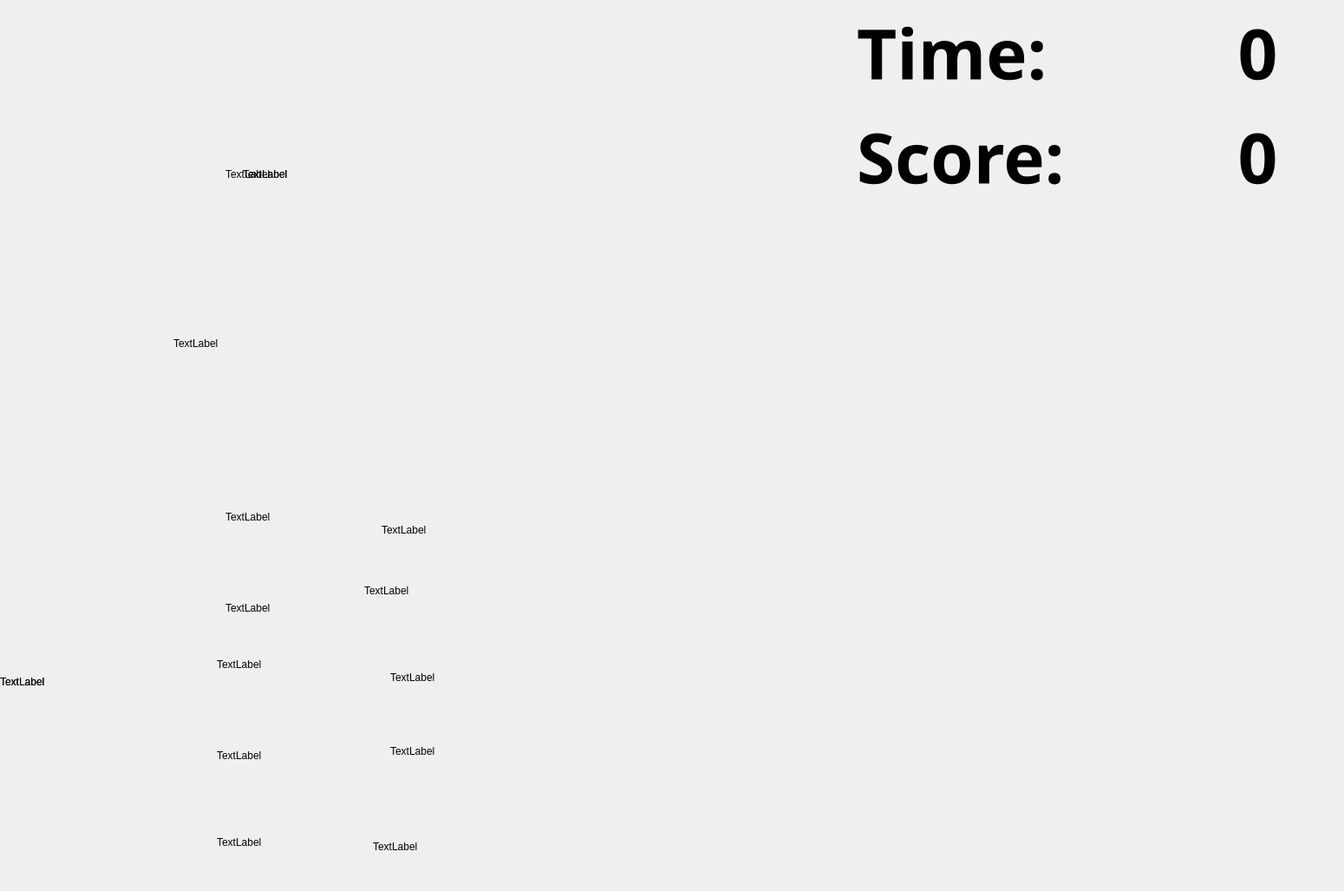
<?xml version="1.0" encoding="UTF-8"?>
<ui version="4.0">
 <class>StartPage</class>
 <widget class="QDialog" name="StartPage">
  <property name="geometry">
   <rect>
    <x>0</x>
    <y>0</y>
    <width>1550</width>
    <height>1027</height>
   </rect>
  </property>
  <property name="windowTitle">
   <string>Dialog</string>
  </property>
  <widget class="QLabel" name="labelback">
   <property name="geometry">
    <rect>
     <x>0</x>
     <y>0</y>
     <width>1561</width>
     <height>1026</height>
    </rect>
   </property>
   <property name="text">
    <string/>
   </property>
   <property name="pixmap">
    <pixmap resource="pic.qrc">:/picture/bg.jpg</pixmap>
   </property>
  </widget>
  <widget class="QLabel" name="labelnum">
   <property name="geometry">
    <rect>
     <x>1360</x>
     <y>-30</y>
     <width>181</width>
     <height>181</height>
    </rect>
   </property>
   <property name="font">
    <font>
     <family>Agency FB</family>
     <pointsize>60</pointsize>
     <weight>75</weight>
     <bold>true</bold>
    </font>
   </property>
   <property name="text">
    <string>0</string>
   </property>
   <property name="alignment">
    <set>Qt::AlignCenter</set>
   </property>
  </widget>
  <widget class="QLabel" name="label_3">
   <property name="geometry">
    <rect>
     <x>988</x>
     <y>-30</y>
     <width>351</width>
     <height>181</height>
    </rect>
   </property>
   <property name="font">
    <font>
     <family>Agency FB</family>
     <pointsize>60</pointsize>
     <weight>75</weight>
     <bold>true</bold>
    </font>
   </property>
   <property name="text">
    <string>Time:</string>
   </property>
  </widget>
  <widget class="QLabel" name="reddrum_1">
   <property name="geometry">
    <rect>
     <x>440</x>
     <y>550</y>
     <width>131</width>
     <height>121</height>
    </rect>
   </property>
   <property name="text">
    <string>TextLabel</string>
   </property>
  </widget>
  <widget class="QLabel" name="reddrum_2">
   <property name="geometry">
    <rect>
     <x>420</x>
     <y>630</y>
     <width>131</width>
     <height>101</height>
    </rect>
   </property>
   <property name="text">
    <string>TextLabel</string>
   </property>
  </widget>
  <widget class="QLabel" name="reddrum_3">
   <property name="geometry">
    <rect>
     <x>450</x>
     <y>730</y>
     <width>131</width>
     <height>101</height>
    </rect>
   </property>
   <property name="text">
    <string>TextLabel</string>
   </property>
  </widget>
  <widget class="QLabel" name="reddrum_4">
   <property name="geometry">
    <rect>
     <x>450</x>
     <y>810</y>
     <width>121</width>
     <height>111</height>
    </rect>
   </property>
   <property name="text">
    <string>TextLabel</string>
   </property>
  </widget>
  <widget class="QLabel" name="reddrum_5">
   <property name="geometry">
    <rect>
     <x>430</x>
     <y>910</y>
     <width>131</width>
     <height>131</height>
    </rect>
   </property>
   <property name="text">
    <string>TextLabel</string>
   </property>
  </widget>
  <widget class="QLabel" name="bluedrum_1">
   <property name="enabled">
    <bool>true</bool>
   </property>
   <property name="geometry">
    <rect>
     <x>260</x>
     <y>530</y>
     <width>131</width>
     <height>131</height>
    </rect>
   </property>
   <property name="text">
    <string>TextLabel</string>
   </property>
  </widget>
  <widget class="QLabel" name="bluedrum_2">
   <property name="geometry">
    <rect>
     <x>260</x>
     <y>640</y>
     <width>131</width>
     <height>121</height>
    </rect>
   </property>
   <property name="text">
    <string>TextLabel</string>
   </property>
  </widget>
  <widget class="QLabel" name="bluedrum_3">
   <property name="geometry">
    <rect>
     <x>250</x>
     <y>700</y>
     <width>161</width>
     <height>131</height>
    </rect>
   </property>
   <property name="text">
    <string>TextLabel</string>
   </property>
  </widget>
  <widget class="QLabel" name="bluedrum_4">
   <property name="geometry">
    <rect>
     <x>250</x>
     <y>810</y>
     <width>151</width>
     <height>121</height>
    </rect>
   </property>
   <property name="text">
    <string>TextLabel</string>
   </property>
  </widget>
  <widget class="QLabel" name="bluedrum_5">
   <property name="geometry">
    <rect>
     <x>250</x>
     <y>920</y>
     <width>141</width>
     <height>101</height>
    </rect>
   </property>
   <property name="text">
    <string>TextLabel</string>
   </property>
  </widget>
  <widget class="QLabel" name="labelcircle">
   <property name="geometry">
    <rect>
     <x>200</x>
     <y>290</y>
     <width>241</width>
     <height>211</height>
    </rect>
   </property>
   <property name="text">
    <string>TextLabel</string>
   </property>
  </widget>
  <widget class="QLabel" name="labelgood">
   <property name="geometry">
    <rect>
     <x>280</x>
     <y>120</y>
     <width>171</width>
     <height>161</height>
    </rect>
   </property>
   <property name="text">
    <string>TextLabel</string>
   </property>
  </widget>
  <widget class="QLabel" name="labelbad">
   <property name="geometry">
    <rect>
     <x>260</x>
     <y>120</y>
     <width>171</width>
     <height>161</height>
    </rect>
   </property>
   <property name="text">
    <string>TextLabel</string>
   </property>
  </widget>
  <widget class="QLabel" name="labelperfect">
   <property name="geometry">
    <rect>
     <x>280</x>
     <y>120</y>
     <width>171</width>
     <height>161</height>
    </rect>
   </property>
   <property name="text">
    <string>TextLabel</string>
   </property>
  </widget>
  <widget class="QLabel" name="labelscorenum">
   <property name="geometry">
    <rect>
     <x>1360</x>
     <y>90</y>
     <width>181</width>
     <height>181</height>
    </rect>
   </property>
   <property name="font">
    <font>
     <family>Agency FB</family>
     <pointsize>60</pointsize>
     <weight>75</weight>
     <bold>true</bold>
    </font>
   </property>
   <property name="text">
    <string>0</string>
   </property>
   <property name="alignment">
    <set>Qt::AlignCenter</set>
   </property>
  </widget>
  <widget class="QLabel" name="label_4">
   <property name="geometry">
    <rect>
     <x>988</x>
     <y>90</y>
     <width>421</width>
     <height>181</height>
    </rect>
   </property>
   <property name="font">
    <font>
     <family>Agency FB</family>
     <pointsize>60</pointsize>
     <weight>75</weight>
     <bold>true</bold>
    </font>
   </property>
   <property name="text">
    <string>Score:</string>
   </property>
  </widget>
  <widget class="QLabel" name="labelbackbot">
   <property name="geometry">
    <rect>
     <x>0</x>
     <y>540</y>
     <width>1551</width>
     <height>491</height>
    </rect>
   </property>
   <property name="text">
    <string>TextLabel</string>
   </property>
  </widget>
  <widget class="QLabel" name="labelbackbot_2">
   <property name="geometry">
    <rect>
     <x>0</x>
     <y>540</y>
     <width>1551</width>
     <height>491</height>
    </rect>
   </property>
   <property name="text">
    <string>TextLabel</string>
   </property>
  </widget>
  <zorder>labelback</zorder>
  <zorder>labelcircle</zorder>
  <zorder>labelnum</zorder>
  <zorder>label_3</zorder>
  <zorder>reddrum_3</zorder>
  <zorder>reddrum_1</zorder>
  <zorder>bluedrum_3</zorder>
  <zorder>reddrum_5</zorder>
  <zorder>bluedrum_1</zorder>
  <zorder>reddrum_4</zorder>
  <zorder>bluedrum_4</zorder>
  <zorder>reddrum_2</zorder>
  <zorder>bluedrum_5</zorder>
  <zorder>bluedrum_2</zorder>
  <zorder>labelgood</zorder>
  <zorder>labelbad</zorder>
  <zorder>labelperfect</zorder>
  <zorder>labelscorenum</zorder>
  <zorder>label_4</zorder>
  <zorder>labelbackbot</zorder>
  <zorder>labelbackbot_2</zorder>
 </widget>
 <resources>
  <include location="pic.qrc"/>
 </resources>
 <connections/>
</ui>
